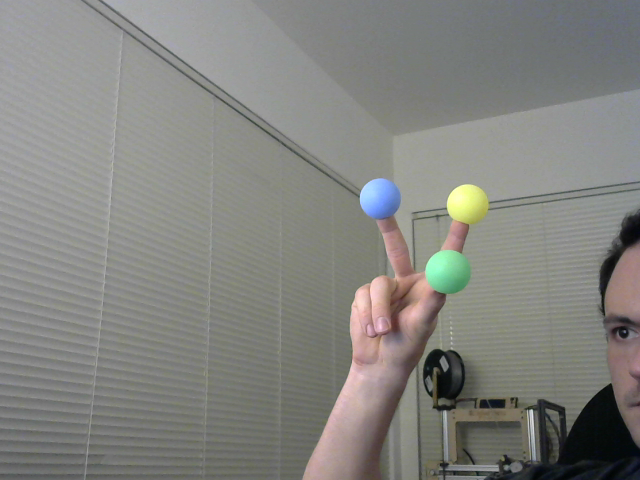
#> input picture test_images/ballcalib_10_L.bmp, 640 x 480 px
$ python -i test_select_roi.py   (imports and definitions only)
#> lines starting #> are read from the running program, lines starting #| are printed output that depends on the picture
#> (reads config.json from the repository)
#> further down, picture is the input picture: shape (480, 640, 3); mean B, G, R 127.5, 131.7, 131.5
from config import config
import gui_functions
import cv2
import numpy as np

im_num = 1
leftright = 'L'
imfile = r'test_images/ballcalib_' + str(im_num) + '_' + leftright + '.bmp'

# [1 line not run here, left out]


# [105 lines left out: functions roi_mouse_callback, circle_mouse_callback, select_roi, scale_image, confirm_roi, get_roi, not called in this run]


def find_circle(img):
    """Find largest circle in input image."""

    cf = config['find_circle']

    short_side = min([img.shape[0], img.shape[1]])
#> short_side = 480
    long_side = max([img.shape[0], img.shape[1]])
#> long_side = 640
    max_radius = short_side // 2
#> max_radius = 240
    img_blur = cv2.blur(img, (cf['BLUR_K'], cf['BLUR_K']))
    img_gray = cv2.cvtColor(img_blur, cv2.COLOR_BGR2GRAY)
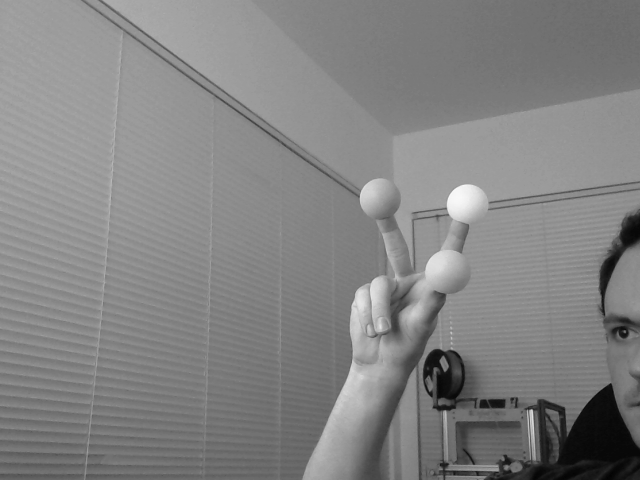
#> img_gray: shape (480, 640); min 3, max 249, mean 131.1
    circles = cv2.HoughCircles(img_gray, cv2.HOUGH_GRADIENT,
                               dp=cf['HOUGH_DP'],
                               minDist=long_side,
                               param1=cf['HOUGH_PARAM1'],
                               param2=cf['HOUGH_PARAM2'],
                               maxRadius=max_radius)
#> circles = [[483, 336.6, 134.5]]
    ### ADD PRINT STATEMENTS HERE TO SAY WHETHER CIRCLE WAS FOUND OR NOT
    if np.any(circles):
        circle = circles[0][0]
#> circle = [483, 336.6, 134.5]
    else:
        circle = np.array([img.shape[1] / 2],
                          [img.shape[1] / 2],
                          short_side * 0.75)
    return circle


# [98 lines left out: functions empty_callback, adjust_circle, get_circle_roi, circle_mask, select_circle, not called in this run]


# [13 lines of commented-out code are left out]
# [1 line that did not run here, left out]

>>> import cv2
>>> picture = cv2.imread('test_images/ballcalib_10_L.bmp')
>>> result = find_circle(picture)
#> result = [483, 336.6, 134.5]
